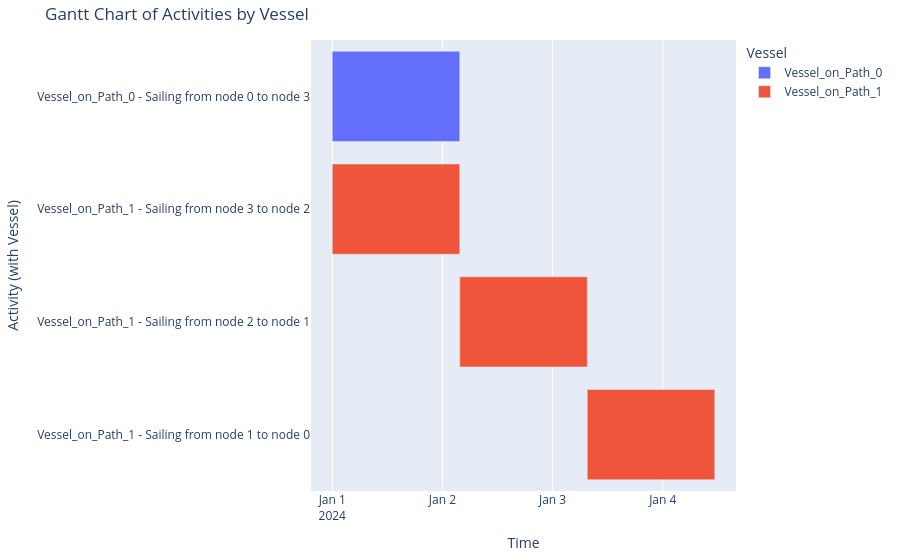

Source (notebook cell):
### Code cell
import plotly.express as px

# create a Gantt chart from the eventtable

# add vessel name to activity label
eventtable['activity label'] = eventtable['object name'] + ' - ' + eventtable['activity name']

# create the Gantt chart
fig = px.timeline(
    eventtable,
    x_start="start time",
    x_end="stop time",
    y="activity label",
    color="object name",
    title="Gantt chart of logged events"
)

# reverse the Y-axis to match Gantt chart style
fig.update_yaxes(autorange="reversed")

# customize layout
fig.update_layout(
    xaxis_title="Time",
    yaxis_title="Activity (with Vessel)",
    legend_title="Vessel",
    margin=dict(l=20, r=20, t=40, b=20)
)

# show the chart
fig.show()

### Figure 1 — Plotly figure (JSON) as saved in the notebook; plotly's stock layout.template omitted (floating-point values rounded to 4 significant figures)
{"data": [{"base": ["2024-01-01T00:00:00.000000000"], "hovertemplate": "object name=Vessel_on_Path_0<br>start time=%{base}<br>stop time=%{x}<br>activity label=%{y}<extra></extra>", "legendgroup": "Vessel_on_Path_0", "marker": {"color": "#636efa", "pattern": {"shape": ""}}, "name": "Vessel_on_Path_0", "orientation": "h", "showlegend": true, "textposition": "auto", "type": "bar", "x": [100000000], "xaxis": "x", "y": ["Vessel_on_Path_0 - Sailing from node 0 to node 3"], "yaxis": "y"}, {"base": ["2024-01-01T00:00:00.000000000", "2024-01-02T03:46:27.626318000", "2024-01-03T07:33:07.626318000"], "hovertemplate": "object name=Vessel_on_Path_1<br>start time=%{base}<br>stop time=%{x}<br>activity label=%{y}<extra></extra>", "legendgroup": "Vessel_on_Path_1", "marker": {"color": "#EF553B", "pattern": {"shape": ""}}, "name": "Vessel_on_Path_1", "orientation": "h", "showlegend": true, "textposition": "auto", "type": "bar", "x": [99987626, 100000000, 100000000], "xaxis": "x", "y": ["Vessel_on_Path_1 - Sailing from node 3 to node 2", "Vessel_on_Path_1 - Sailing from node 2 to node 1", "Vessel_on_Path_1 - Sailing from node 1 to node 0"], "yaxis": "y"}], "layout": {"barmode": "overlay", "legend": {"title": {"text": "Vessel"}, "tracegroupgap": 0}, "margin": {"b": 20, "l": 20, "r": 20, "t": 40}, "title": {"text": "Gantt Chart of Activities by Vessel"}, "xaxis": {"anchor": "y", "domain": [0, 1], "title": {"text": "Time"}, "type": "date"}, "yaxis": {"anchor": "x", "autorange": "reversed", "domain": [0, 1], "title": {"text": "Activity (with Vessel)"}}}}
